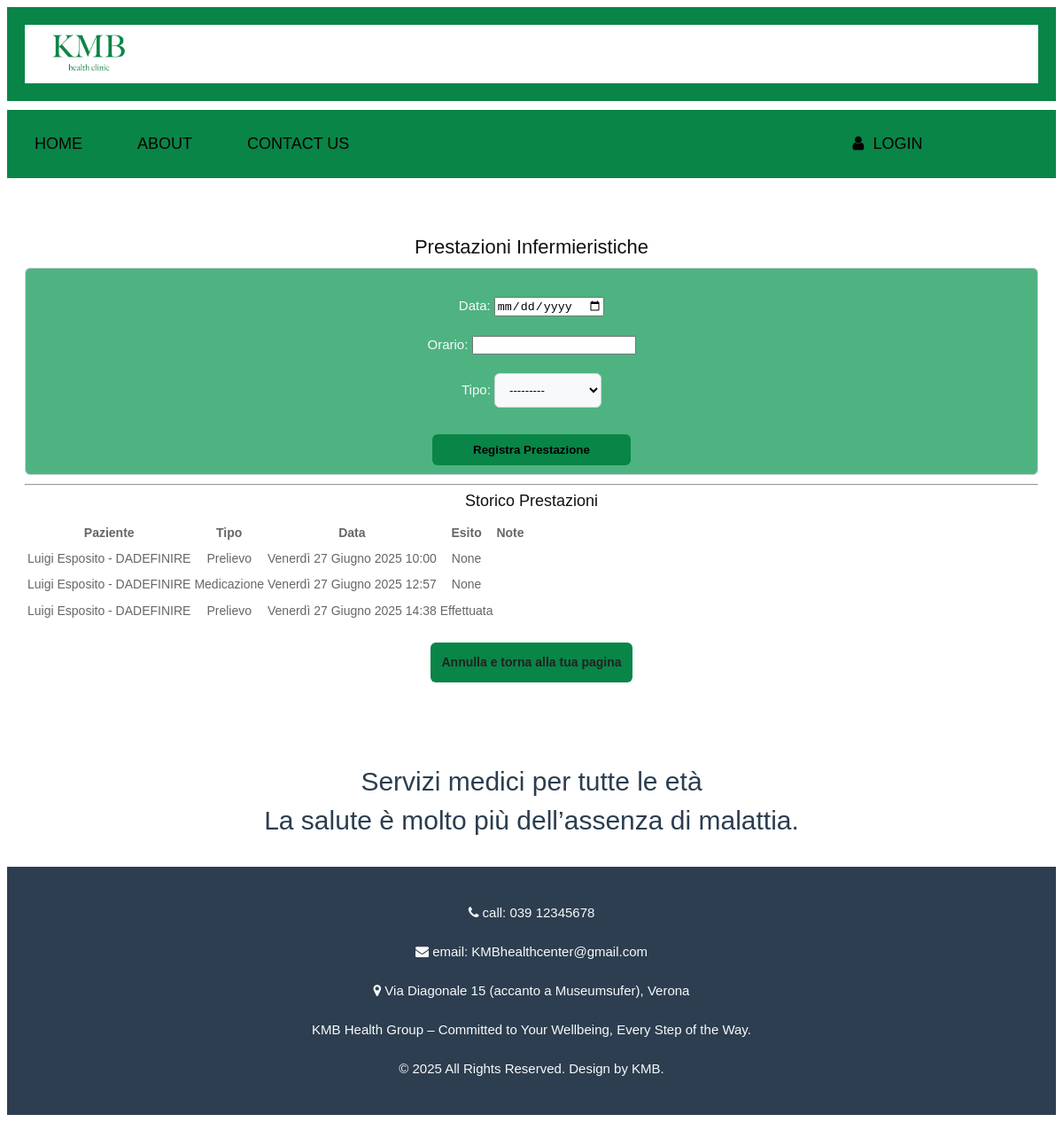
Page /users/paziente/prenota_prestazione/ (signed in) on the committed database.
### prestazione/models.py (models this page shows, shortened)
class Prestazione(models.Model):
    id = models.BigAutoField(primary_key=True)
    tipo = models.CharField(max_length=20, choices=TipoPrestazione.choices)
    paziente = models.ForeignKey('users.Paziente', on_delete=models.CASCADE, related_name="prestazioni")  # relazione con il modello in app users
    ambulatorio = models.ForeignKey('ambulatorio.Ambulatorio', on_delete=models.SET_NULL, null=True)  # relazione con il modello ambulatorio
    infermiere = models.ForeignKey('users.Infermiere', on_delete=models.SET_NULL, null=True, related_name="prestazioni_infermiere") # relazione con il modello in app users
    prenotazione = models.OneToOneField('PrenotazionePrestazione', on_delete=models.CASCADE, null=True, blank=True)
    data = models.DateTimeField(default=timezone.now)  # Data e ora della prestazione, con valore predefinito alla creazione
    esito = models.TextField(blank=True, null=True)
    note = models.TextField(blank=True, null=True)
    class Meta:
        verbose_name = "prestazione"
        verbose_name_plural = "prestazioni"
        ordering = ['data']  # Ordinamento per data della prestazione

### users/models.py (models this page shows, shortened)
class UtenteBase(models.Model):
    user = models.OneToOneField(User, on_delete=models.CASCADE, primary_key=True)  # collegamento all'account Django
    cognome = models.CharField(max_length=50)
    nome = models.CharField(max_length=50)
    codice_fiscale = models.CharField(max_length=16)
    class Meta:
        abstract = True  # questo rende la classe astratta

class Paziente(UtenteBase):
    data_nascita = models.DateField()
    luogo_nascita = models.CharField(max_length=100)
    email = models.EmailField(default="insericiEmail@example.com")  # obbligatorio
    medico_curante = models.ForeignKey("Medico", on_delete=models.SET_NULL, null=True, related_name="medico_pazienti_curante")
    referente_adulto = models.CharField(max_length=100, blank=True, null=True, help_text="Nome e cognome del referente adulto per i minori di 14 anni")
    def __str__(self):
        return f"{self.nome} {self.cognome} - {self.codice_fiscale}"
    class Meta:
        verbose_name = "paziente"
        verbose_name_plural = "pazienti"

### users/views.py (the view)
# urls.py: path('paziente/prenota_prestazione/', richiedi_prestazione, name='richiedi_prestazione'),
@login_required
def richiedi_prestazione(request):
    paziente = get_object_or_404(Paziente, user=request.user)
    infermiere_disponibile = Infermiere.objects.first()  # Semplice logica di disponibilità
    if not infermiere_disponibile:
        return HttpResponse("Nessun infermiere disponibile al momento.", status=503)
    if request.method == "POST":
        form = PrestazioneInfermieristicaForm(request.POST)
        if form.is_valid():
            prestazione = form.save(commit=False)
            prestazione.paziente = paziente
            prestazione.infermiere = infermiere_disponibile
            prestazione.save()
            return redirect('pagina_paziente')
    else:
        form = PrestazioneInfermieristicaForm()
    prestazioni = Prestazione.objects.filter(paziente=paziente)
    return render(request, "users/prenota_prestazione.html", {
        "form": form,
        "prestazioni": prestazioni,
    })

### prestazione/forms.py
class PrestazioneInfermieristicaForm(forms.ModelForm):
    class Meta:
        model = PrenotazionePrestazione
        fields = ['data', 'orario', 'tipo']
        widgets = {
            'data': forms.DateInput(attrs={'type': 'date'}),
            'ora': TimeInput(format='%H:%M', attrs={'type': 'time'}),
            'tipo': forms.Select(attrs={'class': 'form-control'}),
        }

### users/templates/users/prenota_prestazione.html (shortened to what this page needs)
{% extends 'base.html' %}
{% block content %}
<div class="white_container">
    <h2>Prestazioni Infermieristiche</h2>
    <form method="POST" class="form-control" style="background-color:#4eb381">
        {{ form.as_p }}
        <button type="submit" class="btn btn-primary" style="width: 20%">Registra Prestazione</button>
    </form>
    <hr>
    <h3>Storico Prestazioni</h3>
    <table class="table">
        <thead>
            <tr>
                <th>Paziente</th>
                <th>Tipo</th>
                <th>Data</th>
                <th>Esito</th>
                <th>Note</th>
            </tr>
        </thead>
        <tbody>
            {% for p in prestazioni %}
                <tr>
                    <td>{{ p.paziente }}</td>
                    <td>{{ p.get_tipo_display }}</td>
                    <td>{{ p.data }}</td>
                    <td>{{ p.esito }}</td>
                    <td>{{ p.note }}</td>
                </tr>
            {% empty %}
                <tr><td colspan="5">Nessuna prestazione registrata.</td></tr>
            {% endfor %}
        </tbody>
    </table>
    <a href="{% url 'pagina_paziente' %}" class="btn btn-primary" style="margin-top: 20px; display: inline-block; width: 20%;">Annulla e torna alla tua pagina</a>
</div>
{% endblock %}

### static/css/styles.css (style rules this page uses)
* { box-sizing: border-box !important; transition: ease all 0.5s; }
html { scroll-behavior: smooth; overflow-x: hidden; }
body { color: #666666; font-size: 14px; font-family: 'Poppins', sans-serif; line-height: 1.80857; font-weight: normal; overflow-x: hidden; }
a { color: #1f1f1f; text-decoration: none !important; outline: none !important; -webkit-transition: all .3s ease-in-out; -moz-transition: all .3s ease-in-out; -ms-transition: all .3s ease-in-out; -o-transition: all .3s ease-in-out; transition: all .3s ease-in-out; }
h1, h2, h3, h4, h5, h6 { letter-spacing: 0; font-weight: normal; position: relative; padding: 0 0 10px 0; font-weight: normal; line-height: normal; color: #111111; margin: 0 }
h2 { font-size: 22px }
h3 { font-size: 18px }
*, *::after, *::before { -webkit-box-sizing: border-box; -moz-box-sizing: border-box; box-sizing: border-box; }
p { color: #f9f9f9; margin: 20px; font-weight: 300; font-size: 15px; line-height: 24px; }
a { color: #222222; text-decoration: none; outline: none !important; }
a, .btn { text-decoration: none !important; outline: none !important; -webkit-transition: all .3s ease-in-out; -moz-transition: all .3s ease-in-out; -ms-transition: all .3s ease-in-out; -o-transition: all .3s ease-in-out; transition: all .3s ease-in-out; }
button { border: 0; margin: 0; padding: 0; cursor: pointer; }
.white_container { background-color:white; padding: 20px; text-align: center; clear: both; margin-top: 40px; }
.form-control { border: 1px solid #ced4da; border-radius: 6px; padding: 10px 12px; margin-bottom: 10px; transition: border-color 0.3s, box-shadow 0.3s; background-color: #f8f9fa; }
.btn-primary { width: 10%; padding: 10px; font-weight: 600; border-radius: 6px; background-color: #098547; border-color: #098547; transition: background-color 0.3s ease, transform 0.2s ease; }

### rows in the picture
Prestazione: paziente "Luigi Esposito - DADEFINIRE", tipo "Prelievo", data "Venerdì 27 Giugno 2025 10:00", esito "None"
Prestazione: paziente "Luigi Esposito - DADEFINIRE", tipo "Medicazione", data "Venerdì 27 Giugno 2025 12:57", esito "None"
Prestazione: paziente "Luigi Esposito - DADEFINIRE", tipo "Prelievo", data "Venerdì 27 Giugno 2025 14:38", esito "Effettuata"
